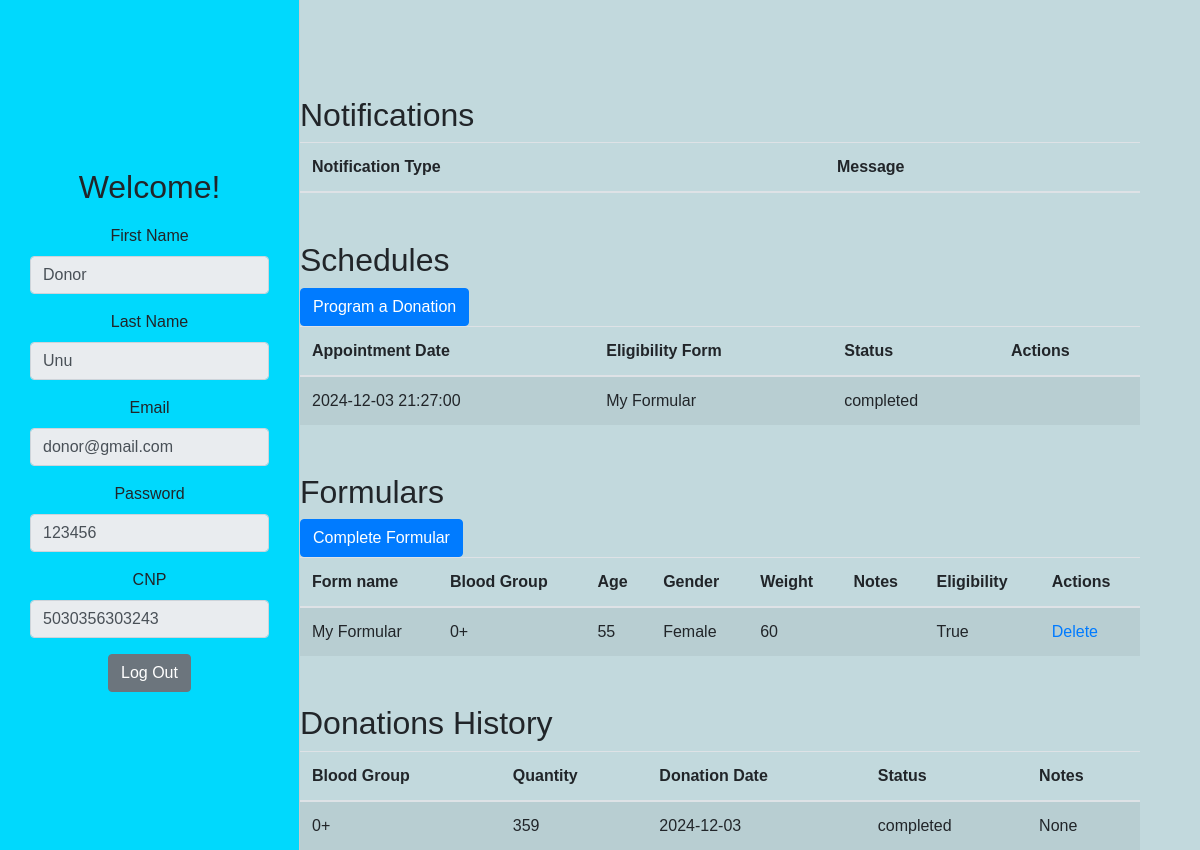
/donor_dashboard/2 (signed in), run on an earlier commit of the app's database.
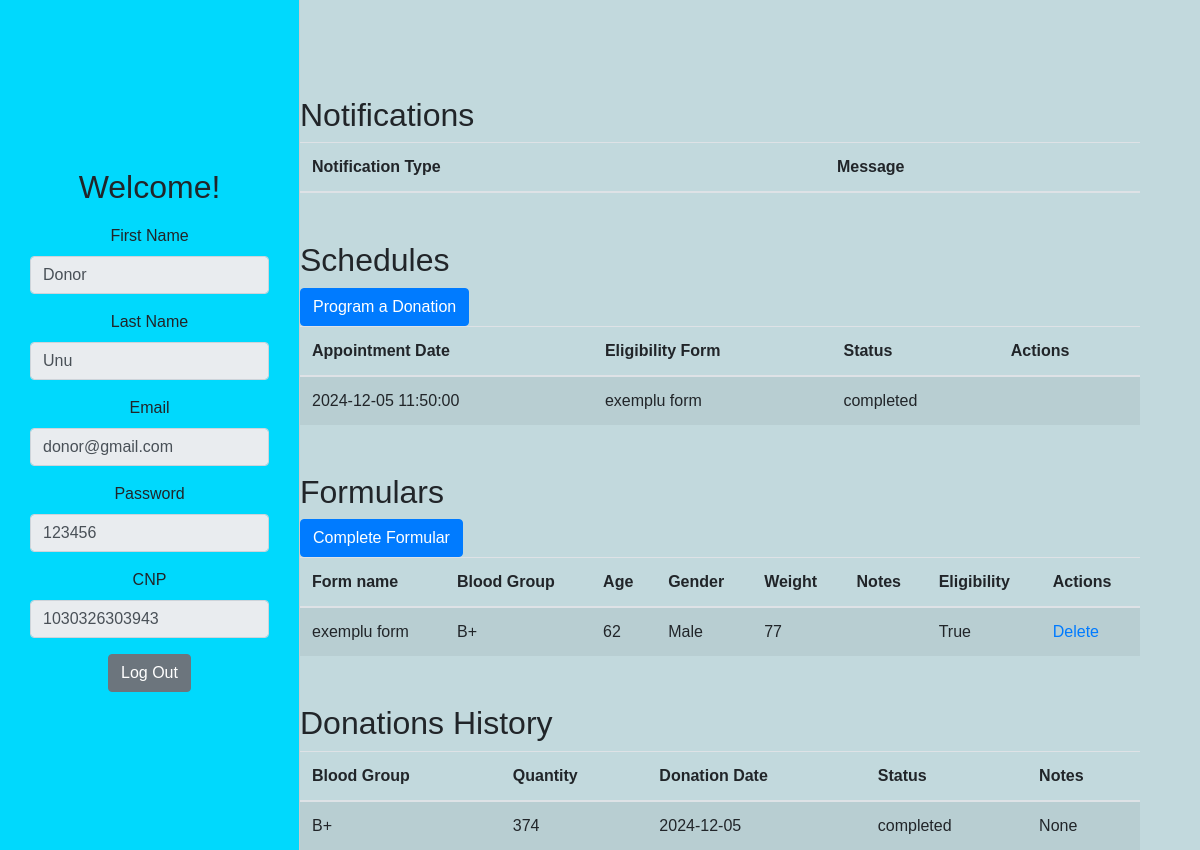
And on a later commit of the database.
### models/user.py (models this page shows, shortened)
class User(db.Model):
    __tablename__ = 'User'
    UserID = db.Column(db.Integer, primary_key=True, autoincrement=True)
    Role = db.Column(db.String, nullable=False)
    FirstName = db.Column(db.String, nullable=False)
    LastName = db.Column(db.String, nullable=False)
    Email = db.Column(db.String, unique=True, nullable=False)
    Password = db.Column(db.String, nullable=False)
    CNP = db.Column(db.String(13), unique=True, nullable=False)

### models/schedule.py (models this page shows)
class Schedule(db.Model):
    __tablename__ = 'Schedule'
    ScheduleID = db.Column(db.Integer, primary_key=True, autoincrement=True)
    DonorID = db.Column(db.Integer, db.ForeignKey('Donor.DonorID', ondelete='CASCADE'), nullable=False)
    FormID = db.Column(db.Integer, db.ForeignKey('EligibilityForm.FormID', ondelete='CASCADE'), nullable=False)
    AppointmentDate = db.Column(db.DateTime, nullable=False)
    Status = db.Column(db.String(10), default='pending', nullable=False)
    donor = db.relationship('Donor', backref='schedules')
    form = db.relationship('EligibilityForm', backref='schedules')
    __table_args__ = (
        db.CheckConstraint("Status IN ('pending', 'canceled','confirmed','completed')"),
    )

### models/eligibility_form.py (models this page shows)
class EligibilityForm(db.Model):
    __tablename__ = 'EligibilityForm'
    FormID = db.Column(db.Integer, primary_key=True, autoincrement=True)
    DonorID = db.Column(db.Integer, db.ForeignKey('Donor.DonorID', ondelete='CASCADE'))
    FormName = db.Column(db.String(50), nullable=False)
    BloodGroup = db.Column(db.String(5), nullable=False)
    Age = db.Column(db.Integer, nullable=False)
    Gender = db.Column(db.String(10), nullable=False)
    Weight = db.Column(db.Integer, nullable=False)
    Notes = db.Column(db.Text, nullable=False)
    IsEligible = db.Column(db.Boolean, default=True)
    donor = db.relationship('Donor', backref='eligibility_forms', lazy=True)

### models/donation.py (models this page shows)
class Donation(db.Model):
    __tablename__ = 'Donation'
    DonationID = db.Column(db.Integer, primary_key=True, autoincrement=True)
    ScheduleID = db.Column(db.Integer, db.ForeignKey('Schedule.ScheduleID', ondelete='CASCADE'))
    BloodGroup = db.Column(db.String(5), nullable=False)
    Quantity = db.Column(db.Integer, nullable=False)
    DonationDate = db.Column(db.Date, nullable=False)
    Status = db.Column(db.String(10), nullable=False)
    Notes = db.Column(db.Text)
    schedule = db.relationship('Schedule', backref='donations')
    __table_args__ = (
        db.CheckConstraint("Status IN ('completed', 'returned', 'pending')"),
    )

### controllers/donor_controller.py (the view)
    @app.route('/donor_dashboard/<int:id>')
    def donor_dashboard(id: int):
        user = User.query.get(id)
        if not user:
            flash('User not found.', 'error')
            return redirect(url_for('login'))
        donor = Donor.query.filter_by(UserID=id).first()
        if not donor:
            flash('Donor not found.', 'error')
            return redirect(url_for('login'))
        schedules = Schedule.query.filter_by(DonorID=donor.DonorID).all()
        donations = db.session.query(Donation).join(Schedule).filter(Schedule.DonorID == donor.DonorID).all()
        eligibility_forms = EligibilityForm.query.filter_by(DonorID=donor.DonorID).all()
        notifications = Notification.query.filter_by(DonorID=donor.DonorID).all()
        rewards = Reward.query.filter_by(DonorID=donor.DonorID).all()
        return render_template(
            'donor/donor_dashboard.html',
            donor=donor,
            user=user,
            donations=donations,
            schedules=schedules,
            eligibility_forms=eligibility_forms,
            notifications=notifications,
            rewards=rewards
        )

### templates/donor/donor_dashboard.html (shortened to what the changed rows need)
{% extends "dashboard_base.html" %}
{% block sidebar_title %}
    Welcome!
{% endblock %}
{% block sidebar_content %}
    <form method="POST" id="editForm">
    <div class="form-group">
        <label for="firstName">First Name</label>
        <input type="text" class="form-control" id="firstName" name="first_name" value="{{ user.FirstName }}" readonly>
    </div>
    <div class="form-group">
        <label for="lastName">Last Name</label>
        <input type="text" class="form-control" id="lastName" name="last_name" value="{{ user.LastName }}" readonly>
    </div>
    <div class="form-group">
        <label for="email">Email</label>
        <input type="email" class="form-control" id="email" name="email" value="{{ user.Email }}" readonly>
    </div>
    <div class="form-group">
        <label for="password">Password</label>
        <input type="text" class="form-control" id="password" name="password" value="{{ user.Password }}" readonly>
    </div>
    <div class="form-group">
        <label for="cnp">CNP</label>
        <input type="text" class="form-control" id="cnp" name="cnp" value="{{ user.CNP }}" readonly>
    </div>
    </form>
{% endblock %}
{% block main_content %}
<div class="container mt-5" id="notificationTable">
    <h2>Notifications</h2>
    <table class="table table-striped">
        <thead>
            <tr>
                <th>Notification Type</th>
                <th>Message</th>
            </tr>
        </thead>
    </table>
</div>
<div class="container mt-5" id="scheduleTable">
    <h2>Schedules</h2>
    <table class="table table-striped">
        <thead>
            <tr>
                <th>Appointment Date</th>
                <th>Eligibility Form</th>
                <th>Status</th>
                <th>Actions</th>
            </tr>
        </thead>
        <tbody>
            {% for schedule in schedules %}
            <tr>
                <td>{{ schedule.AppointmentDate }}</td>
                <td>{{ schedule.form.FormName }}</td>
                <td>{{ schedule.Status }}</td>
                <td>
                </td>
            </tr>
            {% endfor %}
        </tbody>
    </table>
</div>
<div class="container mt-5" id="formTable">
    <h2>Formulars</h2>
    <table class="table table-striped">
        <thead>
            <tr>
                <th>Form name</th>
                <th>Blood Group</th>
                <th>Age</th>
                <th>Gender</th>
                <th>Weight</th>
                <th>Notes</th>
                <th>Eligibility</th>
                <th>Actions</th>
            </tr>
        </thead>
        <tbody>
            {% if eligibility_forms %}
                {% for form in eligibility_forms %}
                <tr>
                    <td>{{ form.FormName }}</td>
                    <td>{{ form.BloodGroup }}</td>
                    <td>{{ form.Age }}</td>
                    <td>{{ form.Gender }}</td>
                    <td>{{ form.Weight }}</td>
                    <td>{{ form.Notes }}</td>
                    <td>{{ form.IsEligible }}</td>
                    <td>
                        <a href="/delete/form/{{ form.FormID }}">Delete</a>
                    </td>
                </tr>
                {% endfor %}
            {% else %}
                <tr>
                    <td colspan="8">No forms found</td>
                </tr>
            {% endif %}
        </tbody>
    </table>
</div>
<div class="container mt-5" id="donationTable">
    <h2>Donations History</h2>
    <table class="table table-striped">
        <thead>
            <tr>
                <th>Blood Group</th>
                <th>Quantity</th>
                <th>Donation Date</th>
                <th>Status</th>
                <th>Notes</th>
            </tr>
        </thead>
        <tbody>
            {% for donation in donations %}
            <tr>
                <td>{{ donation.BloodGroup }}</td>
                <td>{{ donation.Quantity }}</td>
                <td>{{ donation.DonationDate }}</td>
                <td>{{ donation.Status }}</td>
                <td>{{ donation.Notes }}</td>
            </tr>
            {% endfor %}
        </tbody>
    </table>
</div>
{% endblock %}

What changed in the data, as far as the page shows it:
changed User "Donor": cnp "5030356303243" → "1030326303943"
changed Schedule "completed": AppointmentDate "2024-12-03 21:27:00" → "2024-12-05 11:50:00"; form.FormName "My Formular" → "exemplu form"
changed EligibilityForm "True": FormName "My Formular" → "exemplu form"; BloodGroup "0+" → "B+"; Age "55" → "62"; Gender "Female" → "Male"; Weight "60" → "77"
changed Donation "completed": BloodGroup "0+" → "B+"; Quantity "359" → "374"; DonationDate "2024-12-03" → "2024-12-05"
